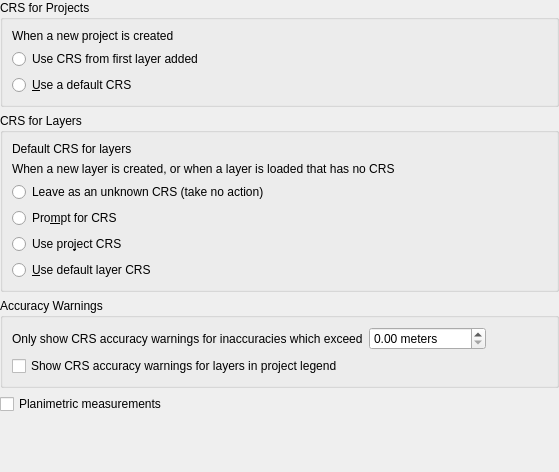
             <widget class="QWidget" name="mOptionsScrollAreaContents_08">
              <property name="geometry">
               <rect>
                <x>0</x>
                <y>0</y>
                <width>559</width>
                <height>472</height>
               </rect>
              </property>
              <layout class="QGridLayout" name="gridLayout_15">
               <property name="leftMargin">
                <number>0</number>
               </property>
               <property name="topMargin">
                <number>0</number>
               </property>
               <property name="rightMargin">
                <number>0</number>
               </property>
               <property name="bottomMargin">
                <number>0</number>
               </property>
               <item row="3" column="0">
                <widget class="QgsCollapsibleGroupBox" name="grpProjectionBehavior">
                 <property name="title">
                  <string>CRS for Layers</string>
                 </property>
                 <layout class="QGridLayout" name="gridLayout_14" columnstretch="0,1">
                  <item row="0" column="1">
                   <widget class="QgsProjectionSelectionWidget" name="leLayerGlobalCrs" native="true">
                    <property name="enabled">
                     <bool>true</bool>
                    </property>
                    <property name="focusPolicy">
                     <enum>Qt::FocusPolicy::StrongFocus</enum>
                    </property>
                   </widget>
                  </item>
                  <item row="1" column="0" colspan="2">
                   <widget class="QLabel" name="label_8">
                    <property name="sizePolicy">
                     <sizepolicy hsizetype="Preferred" vsizetype="Maximum">
                      <horstretch>0</horstretch>
                      <verstretch>0</verstretch>
                     </sizepolicy>
                    </property>
                    <property name="text">
                     <string>When a new layer is created, or when a layer is loaded that has no CRS</string>
                    </property>
                    <property name="wordWrap">
                     <bool>true</bool>
                    </property>
                   </widget>
                  </item>
                  <item row="4" column="0" colspan="2">
                   <widget class="QRadioButton" name="radUseProjectProjection">
                    <property name="text">
                     <string>Use pro&amp;ject CRS</string>
                    </property>
                   </widget>
                  </item>
                  <item row="0" column="0">
                   <widget class="QLabel" name="label_16">
                    <property name="text">
                     <string>Default CRS for layers</string>
                    </property>
                   </widget>
                  </item>
                  <item row="5" column="0" colspan="2">
                   <widget class="QRadioButton" name="radUseGlobalProjection">
                    <property name="text">
                     <string>&amp;Use default layer CRS</string>
                    </property>
                   </widget>
                  </item>
                  <item row="3" column="0" colspan="2">
                   <widget class="QRadioButton" name="radPromptForProjection">
                    <property name="text">
                     <string>Pro&amp;mpt for CRS</string>
                    </property>
                   </widget>
                  </item>
                  <item row="2" column="0">
                   <widget class="QRadioButton" name="radCrsNoAction">
                    <property name="text">
                     <string>Leave as an unknown CRS (take no action)</string>
                    </property>
                   </widget>
                  </item>
                 </layout>
                </widget>
               </item>
               <item row="5" column="0">
                <widget class="QCheckBox" name="mPlanimetricMeasurementsComboBox">
                 <property name="text">
                  <string>Planimetric measurements</string>
                 </property>
                </widget>
               </item>
               <item row="6" column="0">
                <spacer name="verticalSpacer">
                 <property name="orientation">
                  <enum>Qt::Orientation::Vertical</enum>
                 </property>
                 <property name="sizeHint" stdset="0">
                  <size>
                   <width>20</width>
                   <height>0</height>
                  </size>
                 </property>
                </spacer>
               </item>
               <item row="2" column="0">
                <widget class="QgsCollapsibleGroupBox" name="grpProjectProjection">
                 <property name="title">
                  <string>CRS for Projects</string>
                 </property>
                 <layout class="QGridLayout" name="gridLayout_27" columnstretch="0,1">
                  <item row="0" column="0" colspan="2">
                   <widget class="QLabel" name="label_42">
                    <property name="sizePolicy">
                     <sizepolicy hsizetype="Preferred" vsizetype="Maximum">
                      <horstretch>0</horstretch>
                      <verstretch>0</verstretch>
                     </sizepolicy>
                    </property>
                    <property name="text">
                     <string>When a new project is created</string>
                    </property>
                    <property name="wordWrap">
                     <bool>true</bool>
                    </property>
                   </widget>
                  </item>
                  <item row="2" column="1">
                   <widget class="QgsProjectionSelectionWidget" name="leProjectGlobalCrs" native="true">
                    <property name="minimumSize">
                     <size>
                      <width>0</width>
                      <height>5</height>
                     </size>
                    </property>
                    <property name="focusPolicy">
                     <enum>Qt::FocusPolicy::StrongFocus</enum>
                    </property>
                   </widget>
                  </item>
                  <item row="2" column="0">
                   <widget class="QRadioButton" name="radProjectUseDefaultCrs">
                    <property name="text">
                     <string>&amp;Use a default CRS</string>
                    </property>
                   </widget>
                  </item>
                  <item row="1" column="0" colspan="2">
                   <widget class="QRadioButton" name="radProjectUseCrsOfFirstLayer">
                    <property name="text">
                     <string>Use CRS from first layer added</string>
                    </property>
                   </widget>
                  </item>
                 </layout>
                </widget>
               </item>
               <item row="4" column="0">
                <widget class="QgsCollapsibleGroupBox" name="groupBox_26">
                 <property name="title">
                  <string>Accuracy Warnings</string>
                 </property>
                 <layout class="QGridLayout" name="gridLayout_37" columnstretch="0,1,2">
                  <item row="0" column="2">
                   <spacer name="horizontalSpacer_23">
                    <property name="orientation">
                     <enum>Qt::Orientation::Horizontal</enum>
                    </property>
                    <property name="sizeHint" stdset="0">
                     <size>
                      <width>40</width>
                      <height>20</height>
                     </size>
                    </property>
                   </spacer>
                  </item>
                  <item row="0" column="1">
                   <widget class="QgsDoubleSpinBox" name="mCrsAccuracySpin">
                    <property name="toolTip">
                     <string>If the inherent inaccuracy in a selected CRS exceeds this threshold a warning message will be shown</string>
                    </property>
                    <property name="suffix">
                     <string> meters</string>
                    </property>
                    <property name="maximum">
                     <double>10000.000000000000000</double>
                    </property>
                   </widget>
                  </item>
                  <item row="0" column="0">
                   <widget class="QLabel" name="label_71">
                    <property name="text">
                     <string>Only show CRS accuracy warnings for inaccuracies which exceed</string>
                    </property>
                   </widget>
                  </item>
                  <item row="1" column="0" colspan="3">
                   <widget class="QCheckBox" name="mCrsAccuracyIndicatorCheck">
                    <property name="toolTip">
                     <string>If checked, a warning icon will show next to any map layers with CRS accuracy warnings</string>
                    </property>
                    <property name="text">
                     <string>Show CRS accuracy warnings for layers in project legend</string>
                    </property>
                   </widget>
                  </item>
                 </layout>
                </widget>
               </item>
              </layout>
             </widget>
